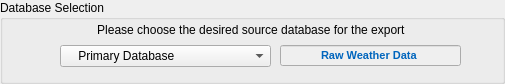
        <widget class="QGroupBox" name="groupBox_24">
         <property name="geometry">
          <rect>
           <x>10</x>
           <y>25</y>
           <width>505</width>
           <height>84</height>
          </rect>
         </property>
         <property name="minimumSize">
          <size>
           <width>505</width>
           <height>84</height>
          </size>
         </property>
         <property name="maximumSize">
          <size>
           <width>505</width>
           <height>84</height>
          </size>
         </property>
         <property name="title">
          <string>Database Selection</string>
         </property>
         <widget class="QLineEdit" name="lineEdit_DB">
          <property name="enabled">
           <bool>false</bool>
          </property>
          <property name="geometry">
           <rect>
            <x>280</x>
            <y>45</y>
            <width>181</width>
            <height>21</height>
           </rect>
          </property>
          <property name="font">
           <font>
            <family>Arial</family>
            <pointsize>8</pointsize>
            <weight>75</weight>
            <bold>true</bold>
            <underline>false</underline>
           </font>
          </property>
          <property name="toolTip">
           <string>Database content</string>
          </property>
          <property name="styleSheet">
           <string notr="true">color: rgb(0, 101, 189);</string>
          </property>
          <property name="text">
           <string>Raw Weather Data</string>
          </property>
          <property name="alignment">
           <set>Qt::AlignCenter</set>
          </property>
          <property name="readOnly">
           <bool>true</bool>
          </property>
         </widget>
         <widget class="QComboBox" name="comboBox_DB">
          <property name="geometry">
           <rect>
            <x>60</x>
            <y>45</y>
            <width>211</width>
            <height>22</height>
           </rect>
          </property>
          <property name="font">
           <font>
            <underline>false</underline>
           </font>
          </property>
          <property name="toolTip">
           <string>Please choose a database</string>
          </property>
          <item>
           <property name="text">
            <string>    Primary Database</string>
           </property>
          </item>
          <item>
           <property name="text">
            <string>    Secondary Database</string>
           </property>
          </item>
         </widget>
         <widget class="QLabel" name="label_2">
          <property name="geometry">
           <rect>
            <x>2</x>
            <y>20</y>
            <width>501</width>
            <height>20</height>
           </rect>
          </property>
          <property name="font">
           <font>
            <weight>50</weight>
            <bold>false</bold>
            <underline>false</underline>
           </font>
          </property>
          <property name="text">
           <string>Please choose the desired source database for the export </string>
          </property>
          <property name="alignment">
           <set>Qt::AlignCenter</set>
          </property>
         </widget>
        </widget>
